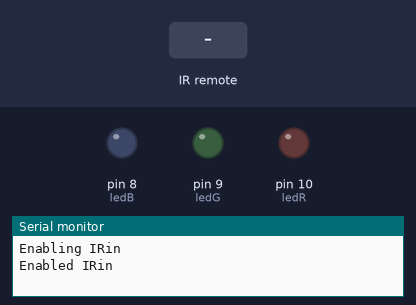
A sketch run on a simulated Arduino Uno, built with avr-gcc and run on an emulated ATmega328P. On the bench: output pins drawn as LEDs (lit = HIGH), the last lines printed to the serial monitor. The test bench sets the inputs (shaded band).

Above: at 1.2 s.
1.3 s: infrared code 0xFF9A65 received
At 1.7 s:
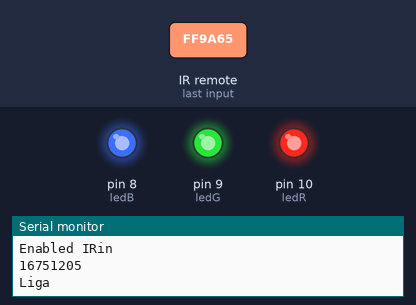
2.8 s: infrared code 0xFF42BD received
At 4.0 s:
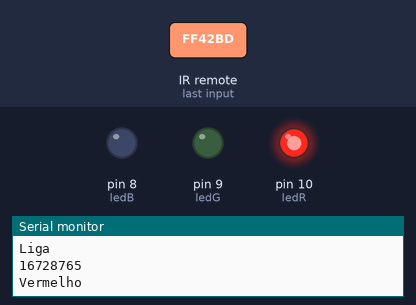
4.3 s: infrared code 0xFF02FD received
At 5.4 s:
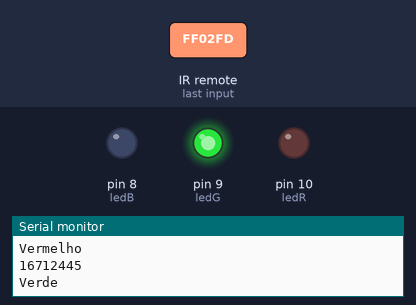
5.8 s: infrared code 0xFFC03F received
At 6.6 s:
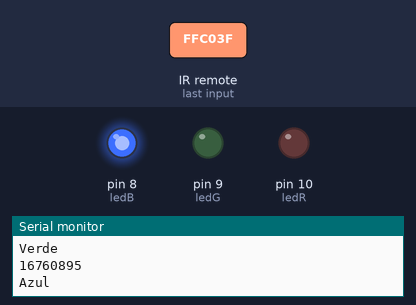
Timing chart, 0 to 8.3 s (numbered marks = the images above; inputs shaded):
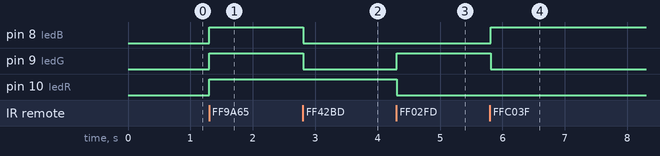

Measured:
- after the input at 1.3 s, pin 8 (ledB), pin 9 (ledG), pin 10 (ledR): LOW → HIGH at once
- after the input at 2.8 s, pin 8 (ledB), pin 9 (ledG): HIGH → LOW at once
- after the input at 4.3 s, pin 9 (ledG): LOW → HIGH at once; pin 10 (ledR): HIGH → LOW at once
- after the input at 5.8 s, pin 8 (ledB): LOW → HIGH at once; pin 9 (ledG): HIGH → LOW at once

The sketch:

receptor_IR.ino
```cpp
#include <IRremote.h>

#define teclaDesliga 16751205
#define teclaVermelha 16728765
#define teclaVerde 16712445
#define teclaAzul 16760895

#define ledR 10
#define ledG 9
#define ledB 8

int RECV_PIN = 2;
int estado = 0;
int mudaCor = 0;

IRrecv irrecv(RECV_PIN);

decode_results results;

void setup()
{

  pinMode(ledR, OUTPUT);
  pinMode(ledG, OUTPUT);
  pinMode(ledB, OUTPUT);

  Serial.begin(115200);
  // In case the interrupt driver crashes on setup, give a clue
  // to the user what's going on.
  Serial.println("Enabling IRin");
  irrecv.enableIRIn(); // Start the receiver
  Serial.println("Enabled IRin");
}

void loop() {
  if (irrecv.decode(&results)) {
    Serial.println(results.value, DEC);

    switch (results.value) {
      case teclaDesliga:
        if (estado == 0) {
          Serial.println("Liga");
          analogWrite(ledR, 255);
          analogWrite(ledG, 255);
          analogWrite(ledB, 255);
          estado = 1;
        } else {
          Serial.println("Desliga");
          analogWrite(ledR, 0);
          analogWrite(ledG, 0);
          analogWrite(ledB, 0);
          estado = 0;
        }
        break;
      case teclaVermelha:
        Serial.println("Vermelho");
        analogWrite(ledR, 255);
        analogWrite(ledG, 0);
        analogWrite(ledB, 0);
        estado = 1;
        break;
      case teclaVerde:
        Serial.println("Verde");
        analogWrite(ledR, 0);
        analogWrite(ledG, 255);
        analogWrite(ledB, 0);
        estado = 1;
        break;
      case teclaAzul:
        Serial.println("Azul");
        analogWrite(ledR, 0);
        analogWrite(ledG, 0);
        analogWrite(ledB, 255);
        estado = 1;
        break;

    }

    irrecv.resume(); // Receive the next value
  }
  delay(100);
}
```
